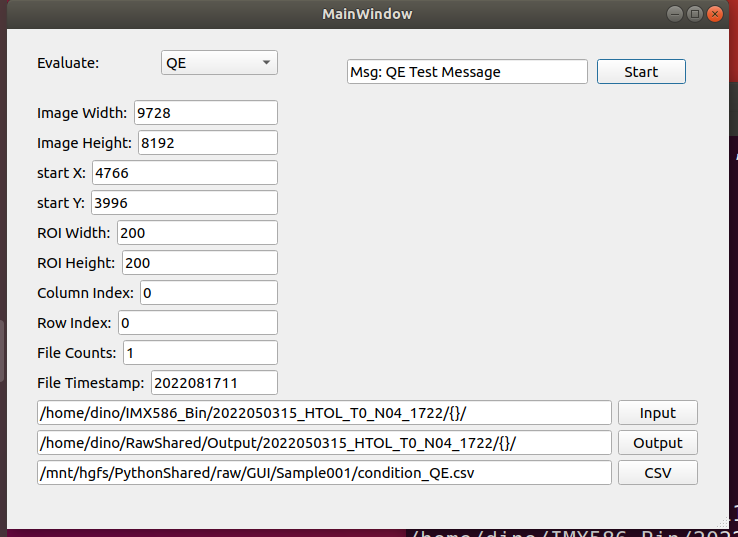
#> input picture Python/raw/GUI/Sample001/QE_UISample.PNG, 738 x 537 px
$ python -i ispawb001.py   (imports and definitions only)
#> lines starting #> are read from the running program, lines starting #| are printed output that depends on the picture
#> further down, picture is the input picture: shape (537, 738, 3); mean B, G, R 219.4, 219, 220.6
import cv2
import numpy as np
import random

'''
#white_balance_1 : quickly
#white_balance_2 : spend more time
#white_balance_3 : spend more memory (killed)
#white_balance_4 : spend more time
#white_balance_5 : spend more time
'''

def white_balance_1(img):
    '''
    第一种简单的求均值白平衡法
    :param img: cv2.imread读取的图片数据
    :return: 返回的白平衡结果图片数据
    '''
    # 读取图像
    r, g, b = cv2.split(img)
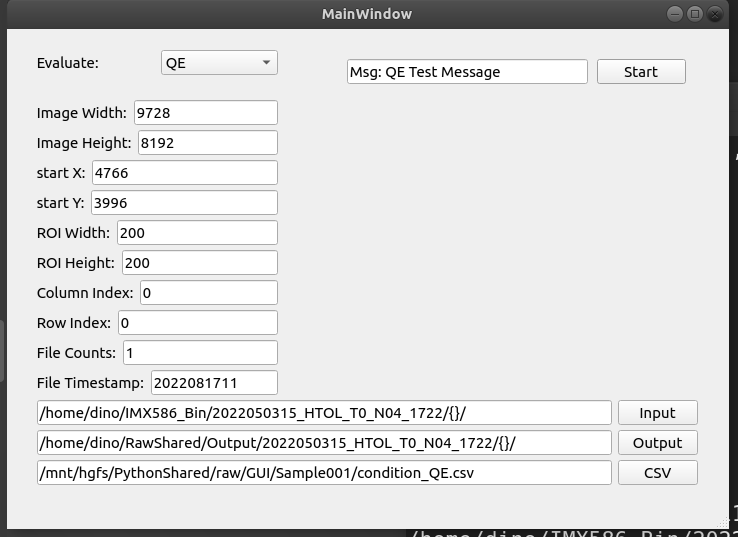
#> r: shape (537, 738); min 0, max 255, mean 219.4
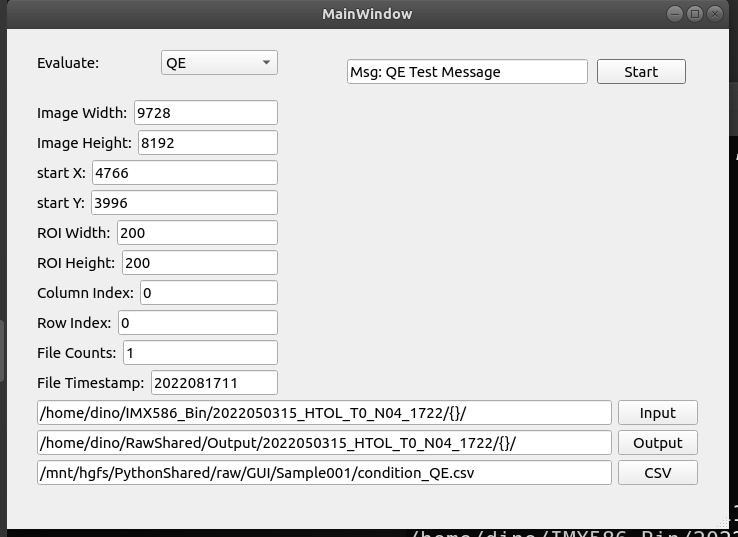
#> g: shape (537, 738); min 0, max 255, mean 219
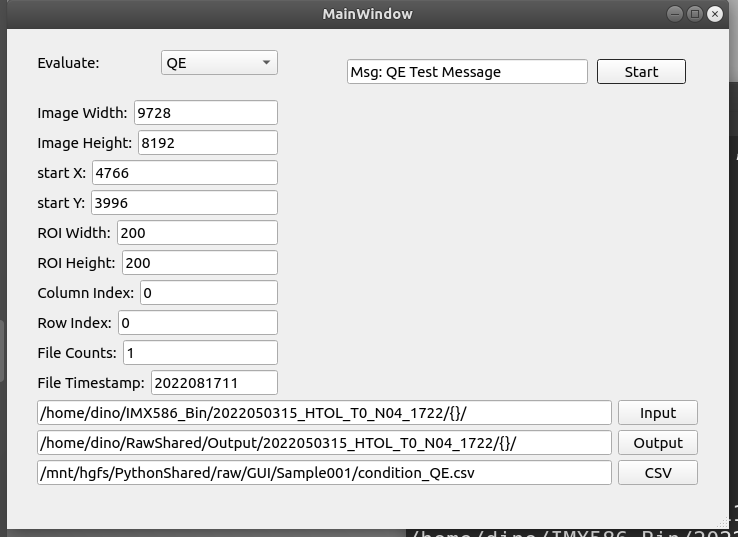
#> b: shape (537, 738); min 0, max 255, mean 220.6
    r_avg = cv2.mean(r)[0]
#> r_avg = 219.4
    g_avg = cv2.mean(g)[0]
#> g_avg = 219
    b_avg = cv2.mean(b)[0]
#> b_avg = 220.6
    # 求各个通道所占增益
    k = (r_avg + g_avg + b_avg) / 3
#> k = 219.7
    kr = k / r_avg
#> kr = 1
    kg = k / g_avg
#> kg = 1
    kb = k / b_avg
#> kb = 0.996
    r = cv2.addWeighted(src1=r, alpha=kr, src2=0, beta=0, gamma=0)
    g = cv2.addWeighted(src1=g, alpha=kg, src2=0, beta=0, gamma=0)
    b = cv2.addWeighted(src1=b, alpha=kb, src2=0, beta=0, gamma=0)
    balance_img = cv2.merge([b, g, r])
    return balance_img

# [310 lines left out: functions white_balance_2, white_balance_3, white_balance_4, white_balance_5, get_rgb_compare, not called in this run]


'''
#Other ref
#GW : spend more memory (killed)
'''
# [13 lines left out: function GW, not called in this run]

>>> import cv2
>>> picture = cv2.imread('GUI/Sample001/QE_UISample.PNG')
>>> result = white_balance_1(picture)
